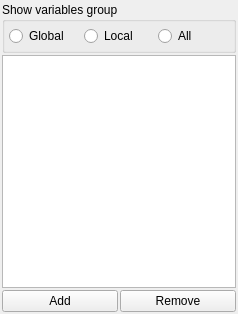
<?xml version="1.0" encoding="UTF-8"?>
<ui version="4.0">
 <class>VariablesBox</class>
 <widget class="QDockWidget" name="VariablesBox">
  <property name="geometry">
   <rect>
    <x>0</x>
    <y>0</y>
    <width>238</width>
    <height>314</height>
   </rect>
  </property>
  <property name="minimumSize">
   <size>
    <width>189</width>
    <height>277</height>
   </size>
  </property>
  <property name="allowedAreas">
   <set>Qt::LeftDockWidgetArea|Qt::RightDockWidgetArea</set>
  </property>
  <property name="windowTitle">
   <string>Variables [Under Construction]</string>
  </property>
  <widget class="QWidget" name="dockWidgetContents">
   <layout class="QGridLayout" name="gridLayout">
    <property name="leftMargin">
     <number>2</number>
    </property>
    <property name="topMargin">
     <number>2</number>
    </property>
    <property name="rightMargin">
     <number>2</number>
    </property>
    <property name="bottomMargin">
     <number>2</number>
    </property>
    <property name="spacing">
     <number>2</number>
    </property>
    <item row="0" column="0" colspan="2">
     <widget class="QGroupBox" name="showVariablesGroup">
      <property name="title">
       <string>Show variables group</string>
      </property>
      <layout class="QHBoxLayout" name="horizontalLayout">
       <property name="spacing">
        <number>4</number>
       </property>
       <property name="leftMargin">
        <number>4</number>
       </property>
       <property name="topMargin">
        <number>4</number>
       </property>
       <property name="rightMargin">
        <number>4</number>
       </property>
       <property name="bottomMargin">
        <number>4</number>
       </property>
       <item>
        <widget class="QRadioButton" name="showGlobal">
         <property name="text">
          <string>Global</string>
         </property>
        </widget>
       </item>
       <item>
        <widget class="QRadioButton" name="showLocal">
         <property name="text">
          <string>Local</string>
         </property>
        </widget>
       </item>
       <item>
        <widget class="QRadioButton" name="showAll">
         <property name="text">
          <string>All</string>
         </property>
        </widget>
       </item>
      </layout>
     </widget>
    </item>
    <item row="1" column="0" colspan="2">
     <widget class="QTableWidget" name="variablesTable"/>
    </item>
    <item row="2" column="0">
     <widget class="QPushButton" name="AddVariable">
      <property name="text">
       <string>Add</string>
      </property>
     </widget>
    </item>
    <item row="2" column="1">
     <widget class="QPushButton" name="RemoveVariable">
      <property name="text">
       <string>Remove</string>
      </property>
     </widget>
    </item>
   </layout>
  </widget>
 </widget>
 <resources/>
 <connections/>
</ui>
